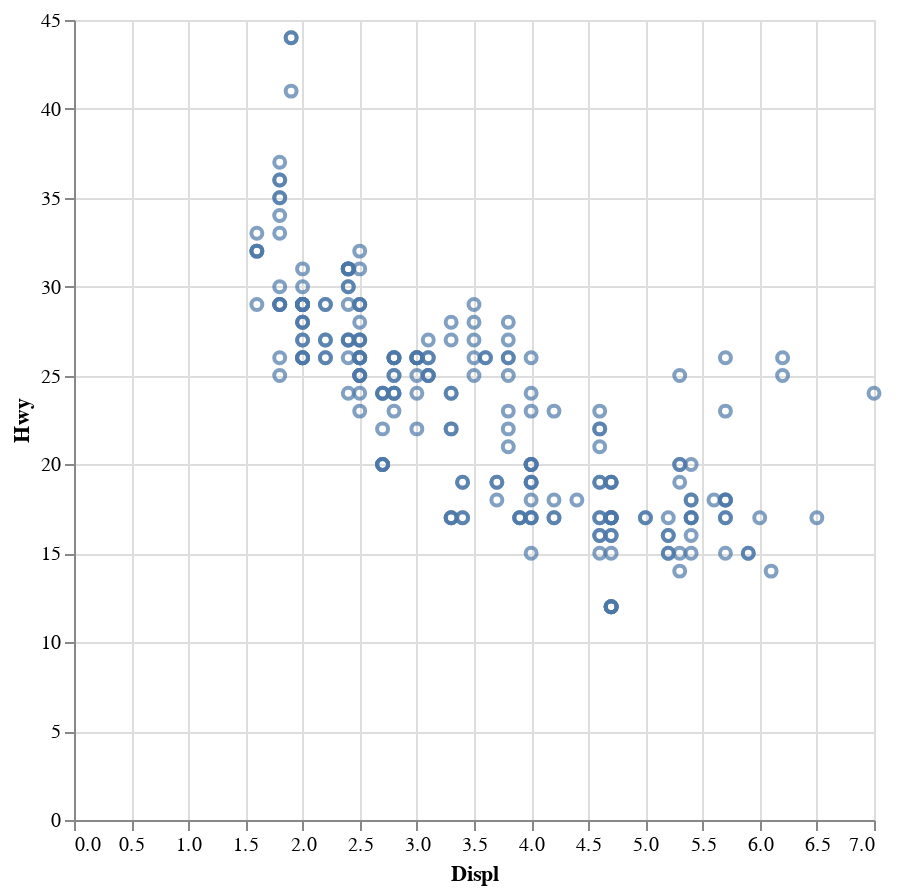

This figure's notebook cell:
### Code cell
# Start with a very simple scatterplot
mpg |> @vlplot(
    mark = :point,
    x = :Displ,
    y = :Hwy,
    width = 400,
    height = 400
)

### Figure 1 — Vega-Lite specification as saved in the notebook (floating-point values rounded to 4 significant figures; data arrays with more than 128 entries replaced by an {"elided": "..."} marker saying what was removed)
{"data": {"values": {"elided": "234 records"}}, "encoding": {"x": {"field": "Displ", "type": "quantitative"}, "y": {"field": "Hwy", "type": "quantitative"}}, "height": 400, "mark": "point", "width": 400}
